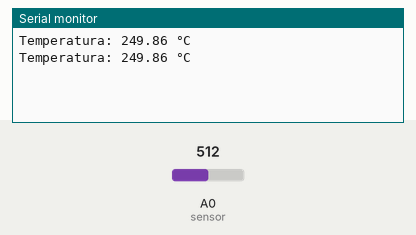
The sketch below on a simulated Arduino Uno, built with avr-gcc and run on an emulated ATmega328P. On the bench: the last lines printed to the serial monitor. The inputs (shaded band) are chosen by the test bench; at power-on: A0 (sensor) = 512.

Above: at 1.8 s.
1.9 s: A0 (sensor) set to 716
At 2.4 s:
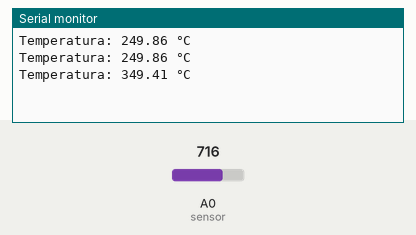
3.4 s: A0 (sensor) set to 900
At 4.8 s:
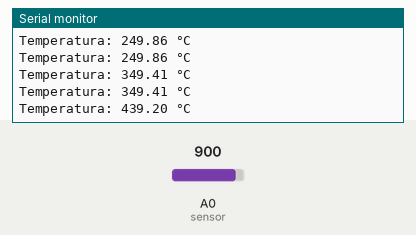
Timing chart, 0 to 6.4 s (numbered marks = the images above; inputs shaded):
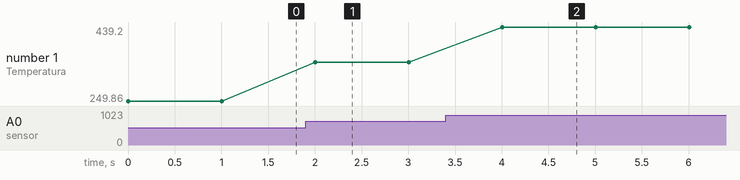

Measured:
- after the input at 1.9 s, the serial monitor: prints a new line after 0.10 s (image 1)
- after the input at 3.4 s, the serial monitor: prints a new line after 0.60 s (image 2)
- plotted number 1: 249.86 → 349.41 after the input at 1.9 s, 349.41 → 439.2 after the input at 3.4 s

The sketch:

termometro_lm35.ino
```cpp
int sensor = A0;

void setup() {
  Serial.begin(9600);
}

void loop() {
  int leitura = analogRead(sensor);
  float temperatura = leitura * 0.488;
  Serial.print("Temperatura: ");
  Serial.print(temperatura);
  Serial.println(" °C");
  delay(1000);
}
```
